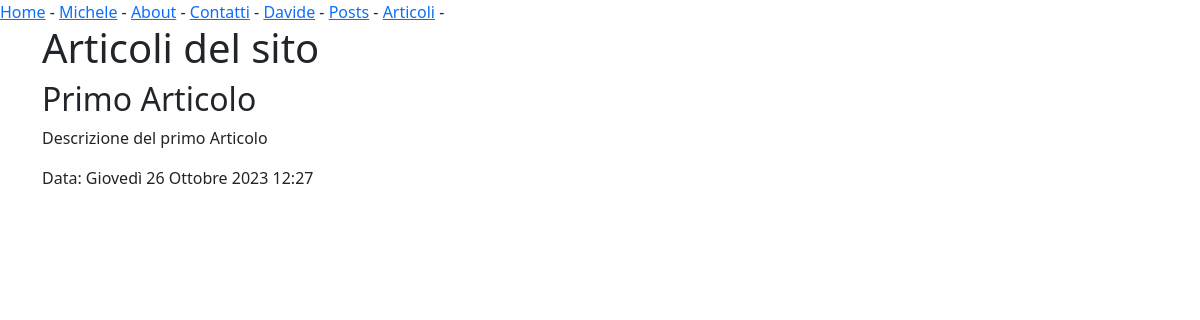
/articoli/, run on the app's committed database.
### myapp/models.py (models this page shows, shortened)
class Articolo(models.Model):
    titolo = models.CharField(max_length=150)
    descrizione = models.CharField(max_length=255)
    corpo = models.TextField()
    data_creazione = models.DateTimeField(default=timezone.now)
    data_ultima_modifica = models.DateTimeField(auto_now_add=True)
    class Meta:
        verbose_name_plural = 'Articoli'#Per dare il nome giusto al plurale

### myapp/views.py (the view)
# urls.py: path('articoli/', views.articoli, name='articoli'),
def articoli(request):
    articoli = Articolo.objects.all()
    return render(request,'articoli.html', {'articoli':articoli})

### myapp/templates/articoli.html (shortened to what this page needs)
{% extends "base.html" %}
{% block contenuto %}
<h1>Articoli del sito</h1>
{% for articolo in articoli  %}
<div>
    <h2>{{ articolo.titolo }}</h2>
    <p>{{ articolo.descrizione }}</p>
    <p>Data: {{ articolo.data_creazione }}</p>
</div>
{% endfor %}
{% endblock contenuto %}

### data on the page
Articolo: titolo "Primo Articolo", descrizione "Descrizione del primo Articolo", data_creazione "Giovedì 26 Ottobre 2023 12:27"
